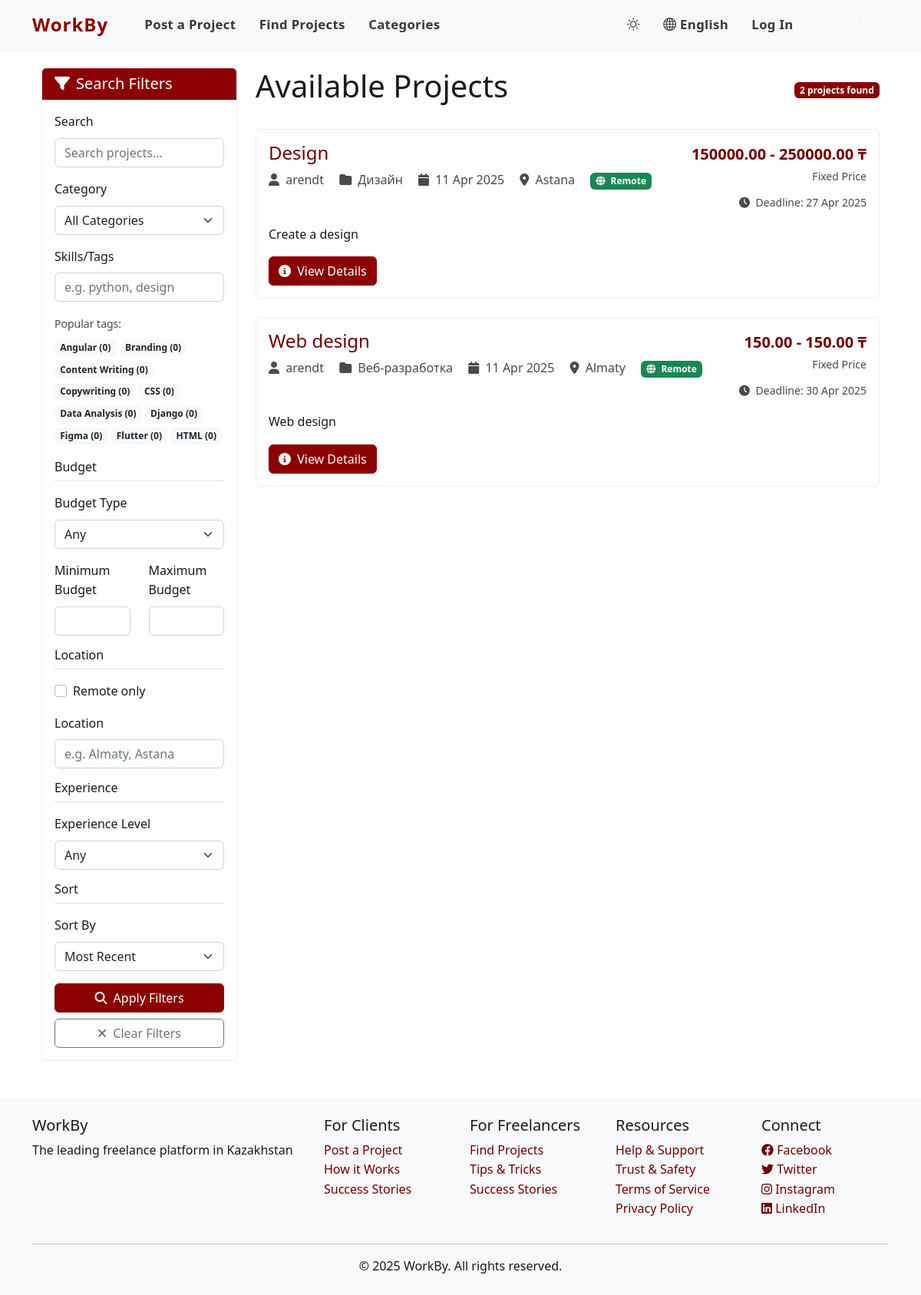
/projects/, run on the app's committed database.
### jobs/models.py (models this page shows, shortened)
class Tag(models.Model):
    name = models.CharField(_('Name'), max_length=50, unique=True)
    slug = models.SlugField(_('Slug'), max_length=50, unique=True)
    class Meta:
        verbose_name = _('Tag')
        verbose_name_plural = _('Tags')
        ordering = ['name']

class Project(models.Model):
    STATUS_CHOICES = (
        ('draft', _('Draft')),
        ('open', _('Open')),
        ('in_progress', _('In Progress')),
        ('completed', _('Completed')),
        ('cancelled', _('Cancelled')),
    )
    BUDGET_TYPE_CHOICES = (
        ('fixed', _('Fixed Price')),
        ('hourly', _('Hourly Rate')),
    )
    title = models.CharField(_('Title'), max_length=200)
    description = models.TextField(_('Description'))
    client = models.ForeignKey(
        settings.AUTH_USER_MODEL,
        on_delete=models.CASCADE,
        related_name='client_projects'
    )
    category = models.ForeignKey(
        Category,
        on_delete=models.CASCADE,
        related_name='projects'
    )
    tags = models.ManyToManyField(
        Tag,
        blank=True,
        related_name='projects'
    )
    budget_type = models.CharField(
        _('Budget Type'),
        max_length=10,
        choices=BUDGET_TYPE_CHOICES
    )
    budget_min = models.DecimalField(
        _('Minimum Budget'),
        max_digits=10,
        decimal_places=2
    )
    budget_max = models.DecimalField(
        _('Maximum Budget'),
        max_digits=10,
        decimal_places=2
    )
    deadline = models.DateTimeField(_('Deadline'), null=True, blank=True)
    status = models.CharField(
        _('Status'),
        max_length=20,
        choices=STATUS_CHOICES,
        default='draft'
    )
    created_at = models.DateTimeField(_('Created At'), auto_now_add=True)
    updated_at = models.DateTimeField(_('Updated At'), auto_now=True)
    location_required = models.CharField(_('Location Required'), max_length=100, blank=True)
    is_remote = models.BooleanField(_('Remote Job'), default=True)
    experience_required = models.CharField(_('Experience Required'), max_length=100, blank=True)
    is_private = models.BooleanField(_('Private Project'), default=False, help_text=_('Private projects are only visible to invited freelancers'))
    class Meta:
        verbose_name = _('Project')
        verbose_name_plural = _('Projects')
        ordering = ['-created_at']
    @property
    def is_expired(self):
        if self.deadline:
            return self.deadline < timezone.now()
        return False

class Category(models.Model):
    name = models.CharField(_('Name'), max_length=100)
    slug = models.SlugField(_('Slug'), max_length=100, unique=True)
    description = models.TextField(_('Description'), blank=True)
    class Meta:
        verbose_name = _('Category')
        verbose_name_plural = _('Categories')
        ordering = ['name']
    def __str__(self):
        return self.name

### accounts/models.py (models this page shows, shortened)
class User(AbstractUser):
    USER_TYPE_CHOICES = (
        ('client', _('Client')),
        ('freelancer', _('Freelancer')),
    )
    LANGUAGE_CHOICES = (
        ('en', _('English')),
        ('ru', _('Russian')),
        ('kk', _('Kazakh')),
    )
    user_type = models.CharField(_('User Type'), max_length=10, choices=USER_TYPE_CHOICES, default='client')
    bio = models.TextField(_('Biography'), blank=True)
    avatar = models.ImageField(_('Avatar'), upload_to='avatars/', blank=True, null=True)
    phone_number = models.CharField(_('Phone Number'), max_length=15, blank=True)
    preferred_language = models.CharField(_('Preferred Language'), max_length=2, choices=LANGUAGE_CHOICES, default='en')
    dark_mode = models.BooleanField(_('Dark Mode'), default=False)
    skills = models.TextField(_('Skills'), blank=True)
    hourly_rate = models.DecimalField(_('Hourly Rate'), max_digits=10, decimal_places=2, null=True, blank=True)
    company_name = models.CharField(_('Company Name'), max_length=100, blank=True)
    def get_full_name(self):
        if self.first_name or self.last_name:
            return f"{self.first_name} {self.last_name}".strip()
        return self.username

### jobs/views.py (the view, shortened to what this page needs)
# urls.py: path('projects/', views.project_list_view, name='project_list'),
def project_list_view(request):
    form = ProjectSearchForm(request.GET)
    projects = Project.objects.filter(status='open')
    if form.is_valid():
        query = form.cleaned_data.get('query')
        if query:
            projects = projects.filter(
                Q(title__icontains=query) |
                Q(description__icontains=query)
            ).distinct()
        category = form.cleaned_data.get('category')
        if category:
            projects = projects.filter(category=category)
        tags = form.cleaned_data.get('tags')
        if tags:
            tag_list = [tag.strip() for tag in tags.split(',') if tag.strip()]
            for tag in tag_list:
                projects = projects.filter(tags__name__icontains=tag).distinct()
        min_budget = form.cleaned_data.get('min_budget')
        if min_budget:
            projects = projects.filter(budget_min__gte=min_budget)
        max_budget = form.cleaned_data.get('max_budget')
        if max_budget:
            projects = projects.filter(budget_max__lte=max_budget)
        budget_type = form.cleaned_data.get('budget_type')
        if budget_type:
            projects = projects.filter(budget_type=budget_type)
        is_remote = form.cleaned_data.get('is_remote')
        if is_remote:
            projects = projects.filter(is_remote=True)
        location = form.cleaned_data.get('location')
        if location:
            projects = projects.filter(location_required__icontains=location)
        experience_level = form.cleaned_data.get('experience_level')
        sort_by = form.cleaned_data.get('sort_by')
    else:
        projects = projects.order_by('-created_at')
    popular_tags = Tag.objects.annotate(
        project_count=Count('projects')
    ).order_by('-project_count')[:10]
    context = {
        'projects': projects,
        'form': form,
        'popular_tags': popular_tags,
        'total_count': projects.count(),
    }
    return render(request, 'jobs/project_list.html', context)

### templates/jobs/project_list.html (shortened to what this page needs)
{% extends 'base.html' %}
{% load i18n %}
{% load static %}
{% load crispy_forms_tags %}
{% block content %}
<div class="container-fluid">
    <div class="row">
        <div class="col-lg-3">
            <div class="card mb-4 sticky-top" style="top: 20px; z-index: 100;">
                <div class="card-header bg-primary text-white">
                    <h5 class="mb-0">
                        <i class="fas fa-filter me-2"></i>{% trans "Search Filters" %}
                    </h5>
                </div>
                <div class="card-body">
                    <form method="get" id="project-filter-form">
                        <div class="mb-3">
                            {{ form.query|as_crispy_field }}
                        </div>
                        <div class="mb-3">
                            {{ form.category|as_crispy_field }}
                        </div>
                        <div class="mb-3">
                            {{ form.tags|as_crispy_field }}
                            {% if popular_tags %}
                            <div class="mt-2">
                                <small class="text-muted">{% trans "Popular tags:" %}</small>
                                <div class="popular-tags mt-1">
                                    {% for tag in popular_tags %}
                                    <span class="badge bg-light text-dark tag-badge mb-1" data-tag="{{ tag.name }}">
                                        {{ tag.name }} ({{ tag.project_count }})
                                    </span>
                                    {% endfor %}
                                </div>
                            </div>
                            {% endif %}
                        </div>
                        <h6 class="border-bottom pb-2 mb-3">{% trans "Budget" %}</h6>
                        <div class="mb-3">
                            {{ form.budget_type|as_crispy_field }}
                        </div>
                        <div class="row">
                            <div class="col-md-6">
                                {{ form.min_budget|as_crispy_field }}
                            </div>
                            <div class="col-md-6">
                                {{ form.max_budget|as_crispy_field }}
                            </div>
                        </div>
                        <h6 class="border-bottom pb-2 mb-3">{% trans "Location" %}</h6>
                        <div class="mb-3">
                            {{ form.is_remote|as_crispy_field }}
                        </div>
                        <div class="mb-3">
                            {{ form.location|as_crispy_field }}
                        </div>
                        <h6 class="border-bottom pb-2 mb-3">{% trans "Experience" %}</h6>
                        <div class="mb-3">
                            {{ form.experience_level|as_crispy_field }}
                        </div>
                        <h6 class="border-bottom pb-2 mb-3">{% trans "Sort" %}</h6>
                        <div class="mb-3">
                            {{ form.sort_by|as_crispy_field }}
                        </div>
                        <div class="d-grid gap-2">
                            <button type="submit" class="btn btn-primary">
                                <i class="fas fa-search me-1"></i> {% trans "Apply Filters" %}
                            </button>
                            <a href="{% url 'jobs:project_list' %}" class="btn btn-outline-secondary">
                                <i class="fas fa-times me-1"></i> {% trans "Clear Filters" %}
                            </a>
                        </div>
                    </form>
                </div>
            </div>
        </div>
        <div class="col-lg-9">
            <div class="d-flex justify-content-between align-items-center mb-4">
                <h1>{% trans "Available Projects" %}</h1>
                <div class="results-count">
                    <span class="badge bg-primary">
                        {{ total_count }} {% trans "projects found" %}
                    </span>
                </div>
            </div>
            {% if projects %}
                <div class="project-list">
                    {% for project in projects %}
                        <div class="card project-card mb-4">
                            <div class="card-body">
                                <div class="d-flex justify-content-between align-items-start">
                                    <div>
                                        <h4 class="card-title">
                                            <a href="{% url 'jobs:project_detail' project.pk %}" class="text-decoration-none">
                                                {{ project.title }}
                                            </a>
                                        </h4>
                                        <div class="project-meta mb-2">
                                            <span class="me-3 text-muted">
                                                <i class="fas fa-user me-1"></i> {{ project.client.get_full_name|default:project.client.username }}
                                            </span>
                                            <span class="me-3 text-muted">
                                                <i class="fas fa-folder me-1"></i> {{ project.category.name }}
                                            </span>
                                            <span class="me-3 text-muted">
                                                <i class="fas fa-calendar me-1"></i> {{ project.created_at|date:"d M Y" }}
                                            </span>
                                            {% if project.location_required %}
                                            <span class="me-3 text-muted">
                                                <i class="fas fa-map-marker-alt me-1"></i> {{ project.location_required }}
                                            </span>
                                            {% endif %}
                                            {% if project.is_remote %}
                                            <span class="badge bg-success">
                                                <i class="fas fa-globe me-1"></i> {% trans "Remote" %}
                                            </span>
                                            {% endif %}
                                        </div>
                                    </div>
                                    <div class="text-end">
                                        <div class="budget mb-2">
                                            <span class="fs-5 fw-bold text-primary">
                                                {{ project.budget_min }} - {{ project.budget_max }} ₸
                                            </span>
                                            <br>
                                            <small class="text-muted">
                                                {{ project.get_budget_type_display }}
                                            </small>
                                        </div>
                                        {% if project.deadline %}
                                        <div class="deadline">
                                            <small class="text-{% if project.is_expired %}danger{% else %}muted{% endif %}">
                                                <i class="fas fa-clock me-1"></i>
                                                {% if project.is_expired %}
                                                    {% trans "Deadline passed" %}
                                                {% else %}
                                                    {% trans "Deadline" %}: {{ project.deadline|date:"d M Y" }}
                                                {% endif %}
                                            </small>
                                        </div>
                                        {% endif %}
                                    </div>
                                </div>
                                <div class="project-description mt-3">
                                    <p>{{ project.description|truncatewords:50 }}</p>
                                </div>
                                <div class="project-actions mt-3">
                                    <a href="{% url 'jobs:project_detail' project.pk %}" class="btn btn-primary">
                                        <i class="fas fa-info-circle me-1"></i> {% trans "View Details" %}
                                    </a>
                                </div>
                            </div>
                        </div>
                    {% endfor %}
                </div>
            {% else %}
                <div class="alert alert-info">
                    <p>{% trans "No projects found matching your search criteria." %}</p>
                    <p>{% trans "Try adjusting your filters or explore other categories." %}</p>
                </div>
            {% endif %}
        </div>
    </div>
</div>
{% endblock %}

### data on the page
Tag: name "Angular", project_count "0"
Tag: name "Branding", project_count "0"
Tag: name "Content Writing", project_count "0"
Tag: name "Copywriting", project_count "0"
Tag: name "CSS", project_count "0"
Tag: name "Data Analysis", project_count "0"
Tag: name "Django", project_count "0"
Tag: name "Figma", project_count "0"
Tag: name "Flutter", project_count "0"
Tag: name "HTML", project_count "0"
Project: title "Design", client.get_full_name "arendt", category.name "Дизайн", created_at "11 Apr 2025", location_required "Astana", budget_min "150000.00", budget_max "250000.00", budget_type "Fixed Price", deadline "27 Apr 2025", description "Create a design"
Project: title "Web design", client.get_full_name "arendt", category.name "Веб-разработка", created_at "11 Apr 2025", location_required "Almaty", budget_min "150.00", budget_max "150.00", budget_type "Fixed Price", deadline "30 Apr 2025", description "Web design"

### other printed values
{{ current_lang.name_local }} "English"
{{ total_count }} "2"
